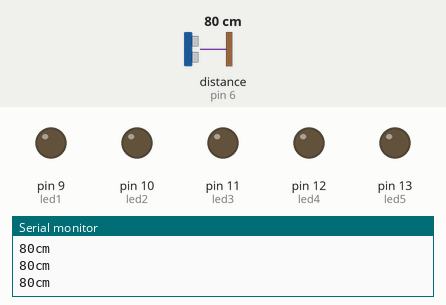
Simulated run of this sketch. Board: Arduino Uno, built with avr-gcc and run on an emulated ATmega328P. Shown: output pins drawn as LEDs (lit = HIGH), the last lines printed to the serial monitor. Wiring (inferred from the names in the program): ultrasonic range finder: trigger pin 7; echo pin 6. The inputs (shaded band) are chosen by the test bench; at power-on: distance to the obstacle (sensor on pin 6) 80 cm. The echo pulse lasts 58.3 µs per cm; pins used as bus, display or sensor lines are not drawn.

Above: at 1.2 s.
1.3 s: distance to the obstacle (sensor on pin 6) set to 23 cm
2.8 s: distance to the obstacle (sensor on pin 6) set to 18 cm
At 3.9 s:
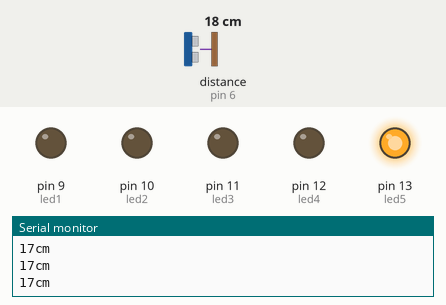
4.4 s: distance to the obstacle (sensor on pin 6) set to 15 cm
At 4.8 s:
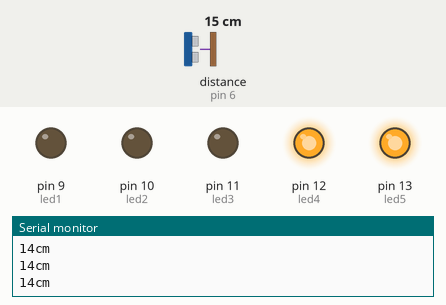
5.9 s: distance to the obstacle (sensor on pin 6) set to 11 cm
At 6.8 s:
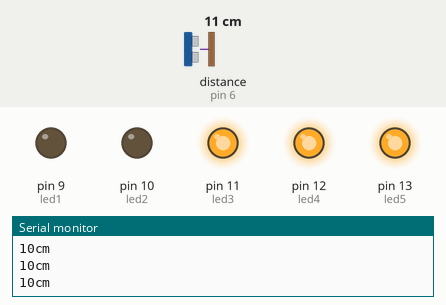
7.4 s: distance to the obstacle (sensor on pin 6) set to 2 cm
At 8.6 s:
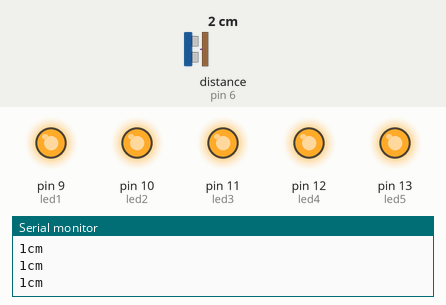
8.9 s: distance to the obstacle (sensor on pin 6) set to 35 cm
At 10.2 s:
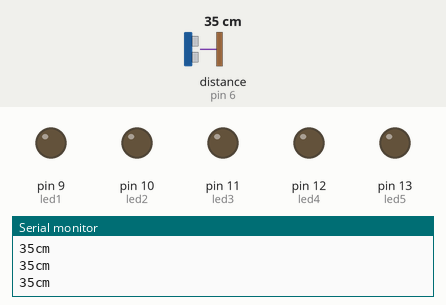
Timing chart, 0 to 11.4 s (numbered marks = the images above; inputs shaded):
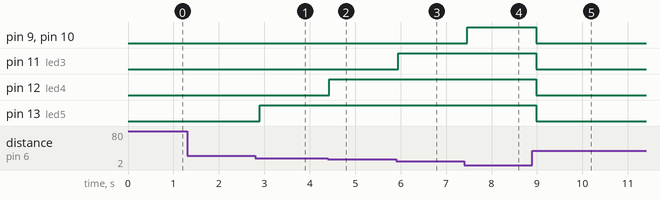

The sketch:

Ultrasons-Leds.ino
```cpp
const int trigger = 7;
const int echo = 6;
int led1 = 9;
int led2 = 10;
int led3 = 11;
int led4 = 12;
int led5 = 13;

void setup() {

  Serial.begin(9600);
  pinMode(trigger, OUTPUT);
  pinMode(echo, INPUT);
  pinMode(led1, OUTPUT);
  pinMode(led2, OUTPUT);
  pinMode(led3, OUTPUT);
  pinMode(led4, OUTPUT);
  pinMode(led5, OUTPUT);
}

void loop()
{
  long duration, cm;

  digitalWrite(trigger, LOW);
  delayMicroseconds(2);
  digitalWrite(trigger, HIGH);
  delayMicroseconds(5);
  digitalWrite(trigger, LOW);

  duration = pulseIn(echo, HIGH);

  cm = microsecondsToCentimeters(duration);

  if (cm <= 4){
    digitalWrite(led1, HIGH);
  }
    else{
      digitalWrite(led1, LOW);
    }

    if (cm <= 8){
    digitalWrite(led2, HIGH);
  }
    else{
      digitalWrite(led2, LOW);
    }

    if (cm <= 12){
    digitalWrite(led3, HIGH);
  }
    else{
      digitalWrite(led3, LOW);
    }

    if (cm <= 16){
    digitalWrite(led4, HIGH);
  }
    else{
      digitalWrite(led4, LOW);
    }

    if (cm <= 20){
    digitalWrite(led5, HIGH);
  }
    else{
      digitalWrite(led5, LOW);
    }

  Serial.print(cm);
  Serial.print("cm");
  Serial.println();

  delay(100);
}

long microsecondsToCentimeters(long microseconds)
{
  return microseconds / 29 / 2;
}
```

Measured:
- the behaviour switches between 21 and 20 cm on distance to the obstacle (sensor on pin 6) (found by bisection; images 0 and 1)
- the behaviour switches between 18 and 17 cm on distance to the obstacle (sensor on pin 6) (found by bisection; images 1 and 2)
- the behaviour switches between 14 and 13 cm on distance to the obstacle (sensor on pin 6) (found by bisection; images 2 and 3)
- after the input at 2.8 s, pin 13 (led5): LOW → HIGH after 0.10 s
- after the input at 4.4 s, pin 12 (led4): LOW → HIGH at once
- after the input at 5.9 s, pin 11 (led3): LOW → HIGH after 0.05 s
- after the input at 7.4 s, pin 9 (led1), pin 10 (led2): LOW → HIGH after 0.07 s
- after the input at 8.9 s, pin 9 (led1), pin 10 (led2), pin 11 (led3), pin 12 (led4), pin 13 (led5): HIGH → LOW after 0.08 s
